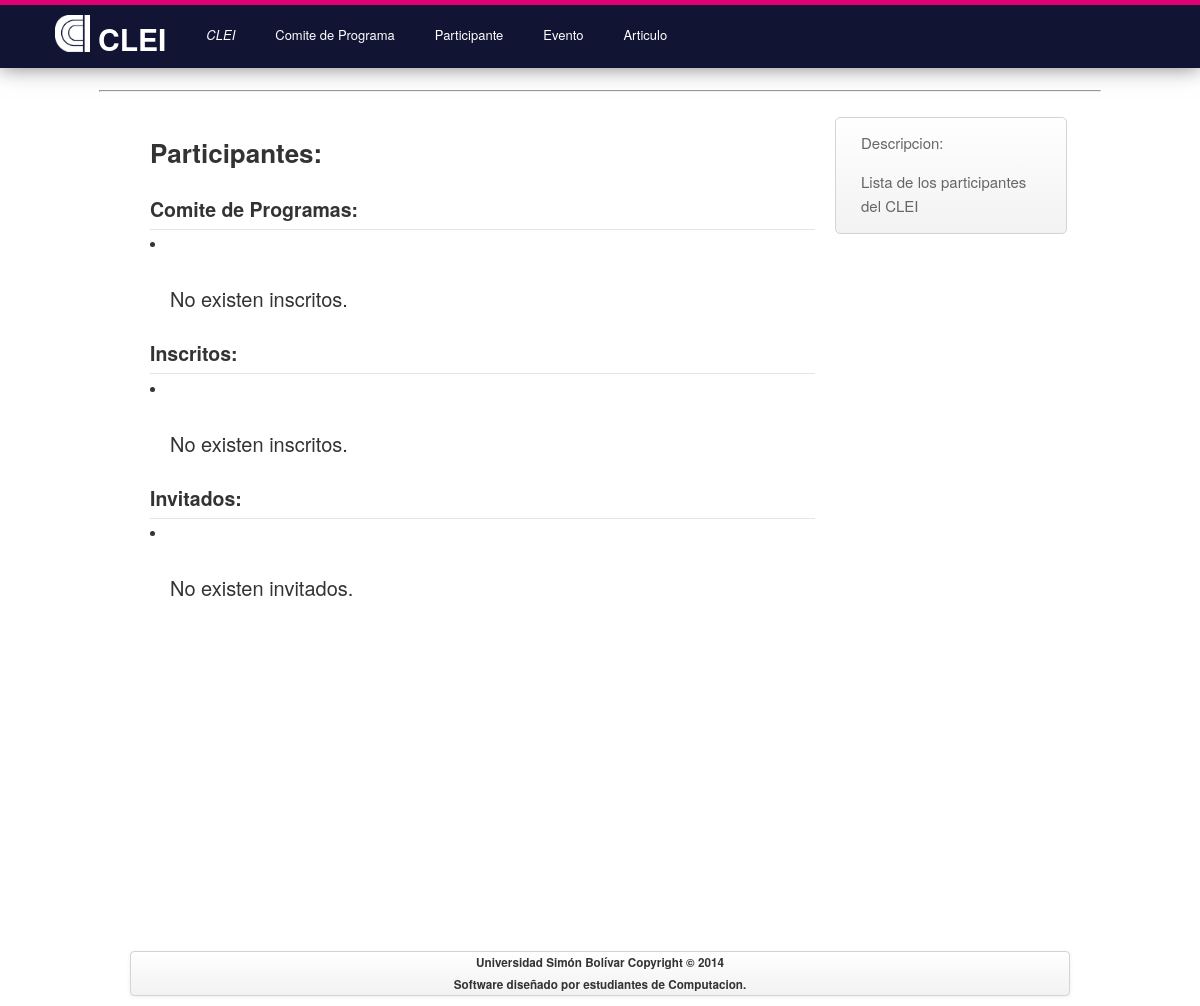
The page /persona/ on the database as committed earlier.
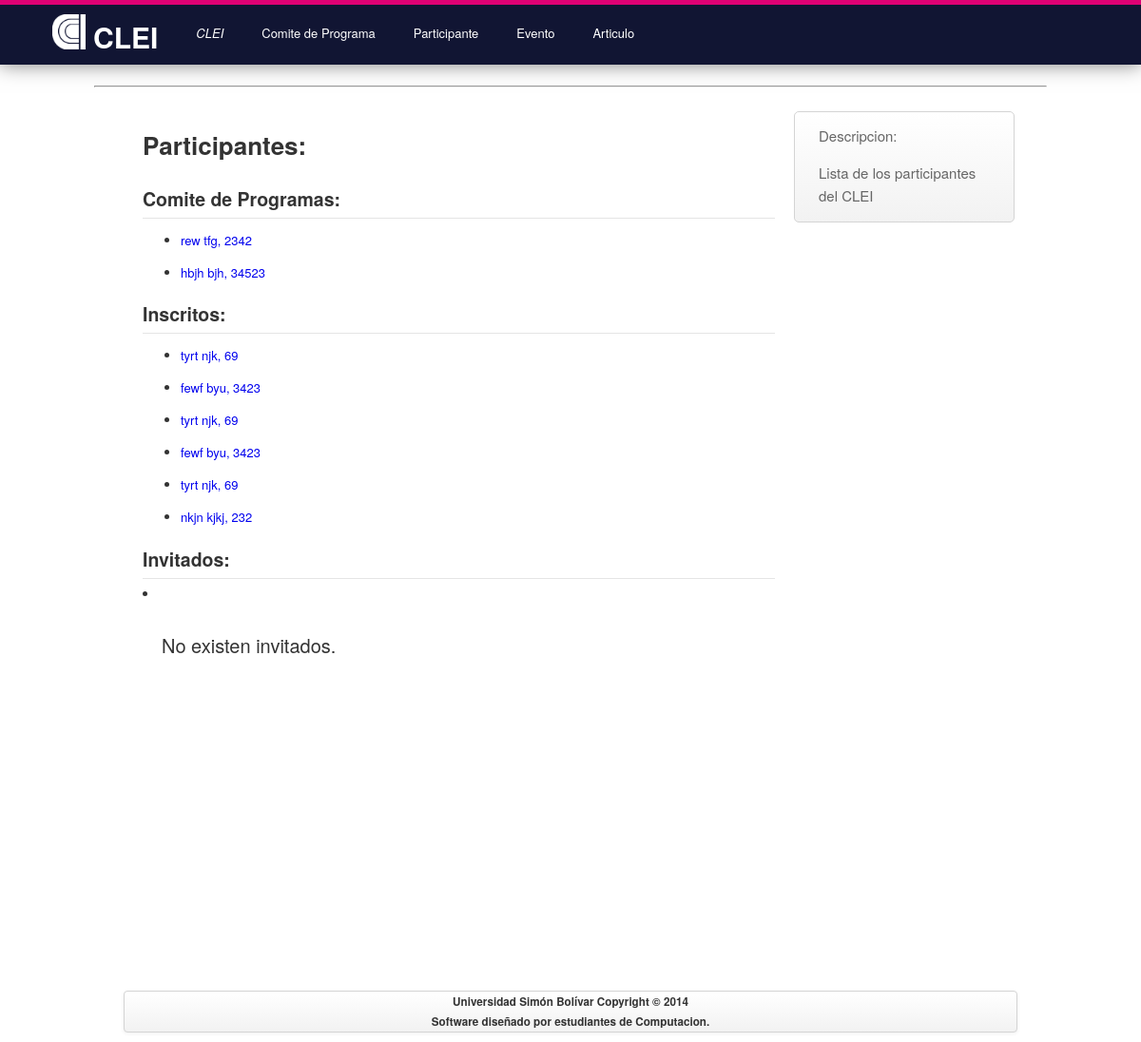
The same page on the database as committed later.
### miembro_cp/models.py (models this page shows)
class Miembro_CP(models.Model):
    PRESIDENTE     = 'PR'
    REGULAR        = 'RE'
    CARGOS_CHOICES = (
        (PRESIDENTE, 'Presidente'),
        (REGULAR   , 'Regular'   ),
    )
    persona    = models.ForeignKey(Persona, related_name = 'info_miembro')
    experticia = models.ManyToManyField(Experticia)
    cargo      = models.CharField(max_length = 2,
                                  choices    = CARGOS_CHOICES,
                                  default    = REGULAR)
    def __str__(self):
        return str(self.persona)

### persona/models.py (models this page shows)
class Persona(models.Model):
    cedula               = models.IntegerField()
    nombre               = models.CharField(max_length=100)
    apellido             = models.CharField(max_length=100)
    institucion_afiliada = models.CharField(max_length=100)
    email                = models.EmailField(max_length=50)
    pais                 = models.CharField(max_length=100)
    def __str__(self):
        return str(self.nombre) + " " + str(self.apellido) + ", " + str(self.cedula)

### asistente/models.py (models this page shows)
class Inscrito(models.Model):
    created    = models.DateTimeField(default=datetime.now)
    monto      = models.IntegerField()
    asistencia = models.ManyToManyField(Asistencia)
    descuento  = models.ManyToManyField(Descuento)
    inscrito   = models.ForeignKey(Asistente, related_name="asistente")
    def __str__(self):
        return str(self.inscrito)

class Asistente(models.Model):
    cod_postal = models.IntegerField()
    telefono   = models.IntegerField()
    url        = models.CharField(max_length=100, null=True, blank=True)
    info       = models.ForeignKey(Persona, related_name='persona')
    def __str__(self):
        return str(self.info)

### persona/views.py (the view)
def persona_participante(request):
    miembros       = Miembro_CP.objects.all()
    inscritos      = Inscrito.objects.all()
    invitado_lista = Invitado.objects.all()
    return render_to_response('persona/persona_index.html',
                              {'comite_lista'  : miembros,
                               'inscrito_lista': inscritos,
                               'invitado_lista': invitado_lista,
    })

### templates/persona/persona_index.html
{% extends "index.html" %}
{% block content %}
<h1>Participantes:</h1>
<h3>Comite de Programas:</h3>
{% if comite_lista %}
<ul>
  {% for c in comite_lista %}
  <li><a href="/miembro_cp/detalles/{{ c.id }}/">{{ c }}</a></li>
  {% endfor %}
</ul>
{% else %}
<li>
  <p>No existen inscritos.</p>
</li>
{% endif %}
<h3>Inscritos:</h3>
{% if inscrito_lista %}
<ul>
  {% for i in inscrito_lista %}
  <li><a href="/asistente/inscritos/detalles/{{ i.id }}">{{ i }}</a></li>
  {% endfor %}
</ul>
{% else %}
<li>
  <p>No existen inscritos.</p>
</li>
{% endif %}
<h3>Invitados:</h3>
{% if invitado_lista %}
<ul>
  {% for d in invitado_lista %}
  <li><a href="/invitado/detalles/{{ d.id }}">{{ d }}</a></li>
  {% endfor %}
</ul>
{% else %}
<li>
  <p>No existen invitados.</p>
</li>
{% endif %}
{% endblock %}
{% block sidebar %}
<li>
  <p>Lista de los participantes del CLEI</p>
</li>
{% endblock %}

Rows that differ between the two databases and show on the page:
added Miembro_CP: persona.cedula "rew tfg, 2342"
added Miembro_CP: persona.cedula "hbjh bjh, 34523"
added Inscrito: inscrito.cedula "tyrt njk, 69"
added Inscrito: inscrito.cedula "fewf byu, 3423"
added Inscrito: inscrito.cedula "tyrt njk, 69"
added Inscrito: inscrito.cedula "fewf byu, 3423"
added Inscrito: inscrito.cedula "tyrt njk, 69"
added Inscrito: inscrito.cedula "nkjn kjkj, 232"
Other text that changed with them:
text no longer shown: "No existen inscritos. No existen inscritos."
